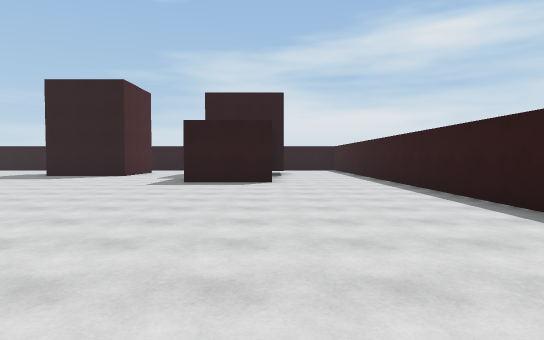
[1] (above)

24 first-person views from a walk through a Unity game level. The camera is 1.4 m above the floor, tilts 2° down and sees 75° across. The floor is counted in squares, 2 m on a side. Each view is taken from the middle of a square. On the plan, view 1 faces up. The plan holds only what a view shows up to about 11 squares ahead; the rest is blank. The place goes on beyond the plan. The player character is not drawn. Surface patterns are stand-ins for the level's own textures.

[2]
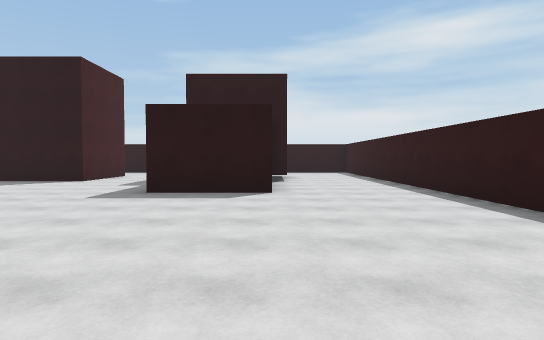

[3]
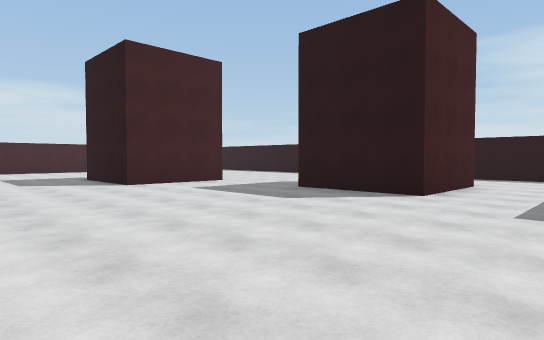

[4]
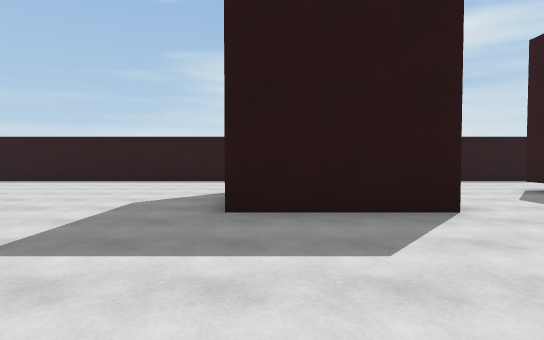

[5]
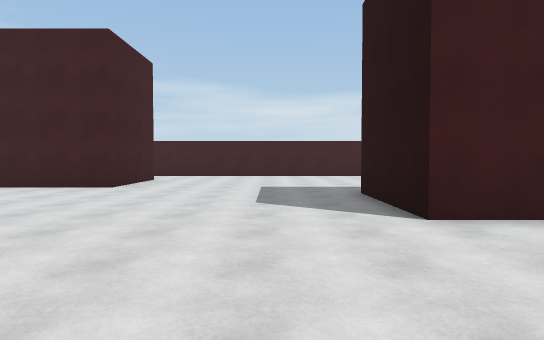

[6]
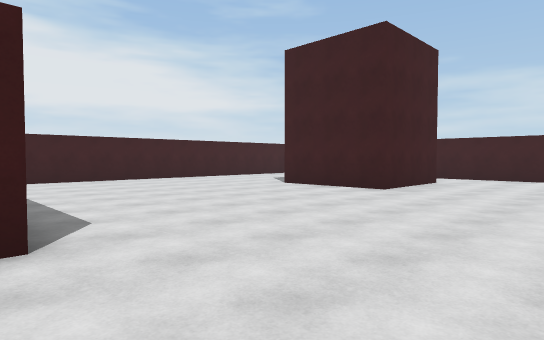

[7]
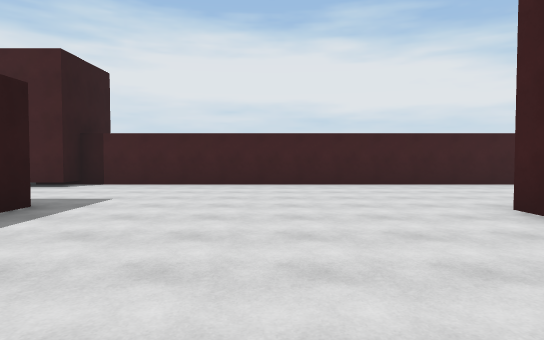

[8]
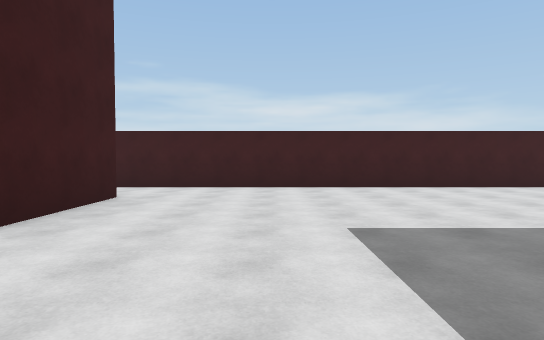

[9]
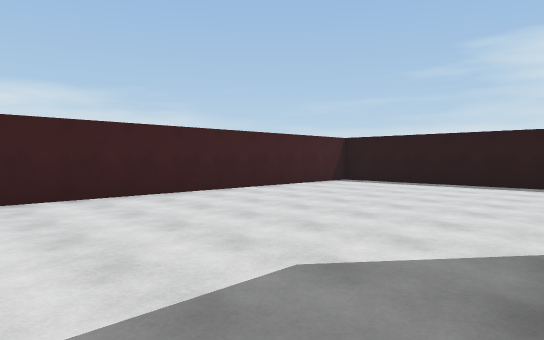

[10]
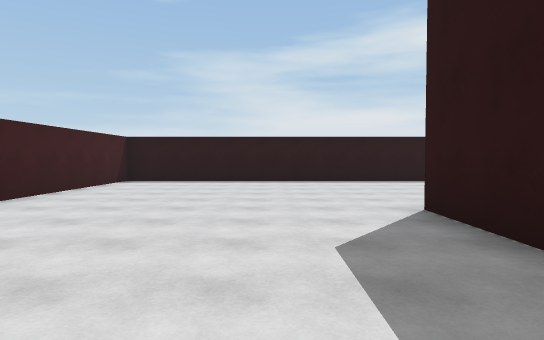

[11]
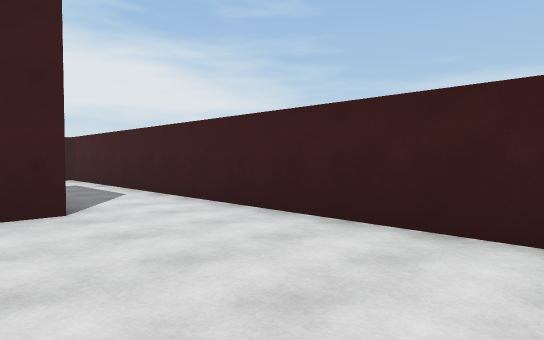

[12]
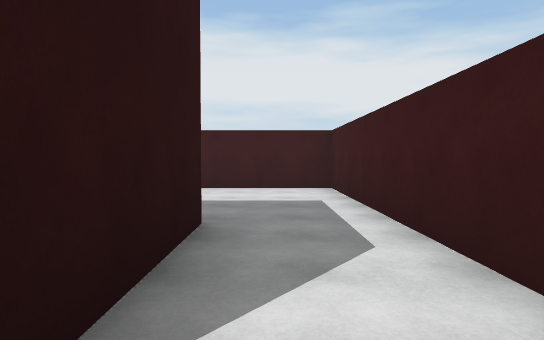

[13]
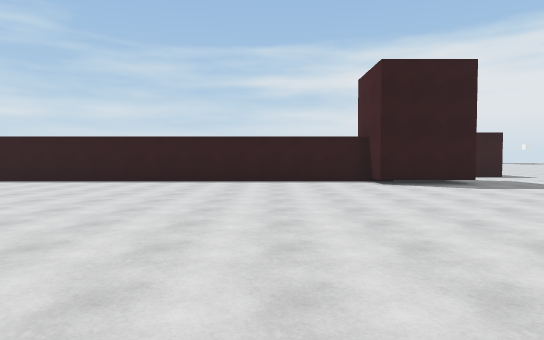

[14]
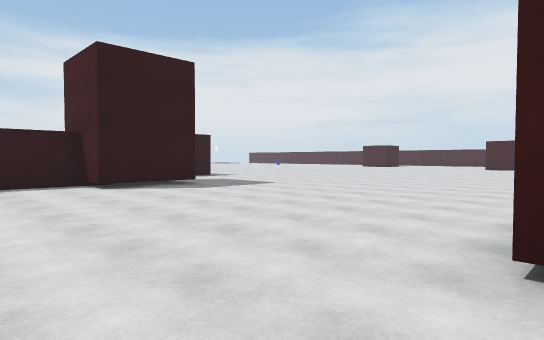

[15]
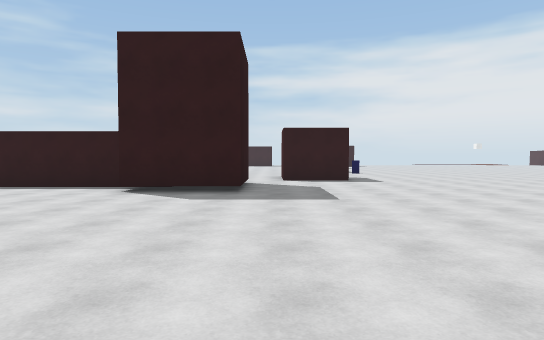

[16]
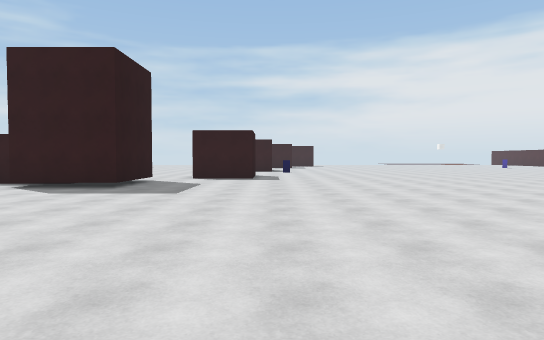

[17]
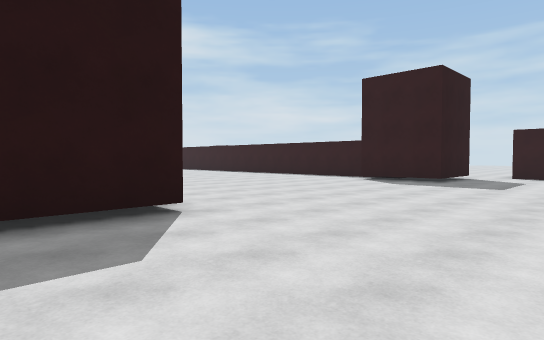

[18]
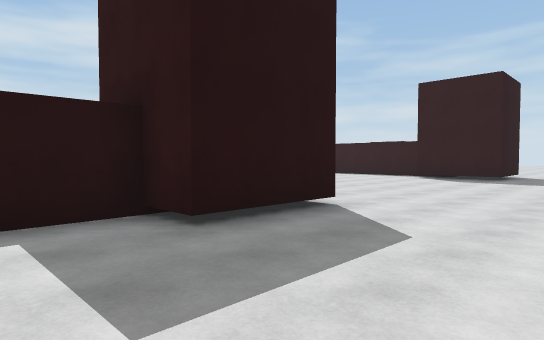

[19]
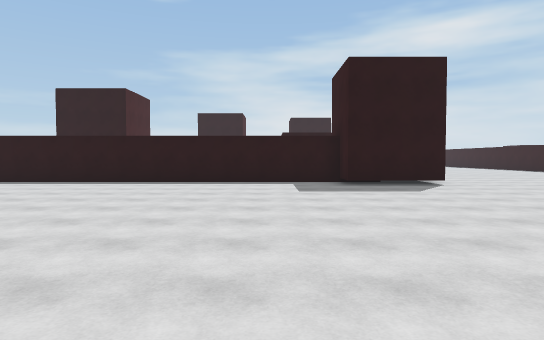

[20]
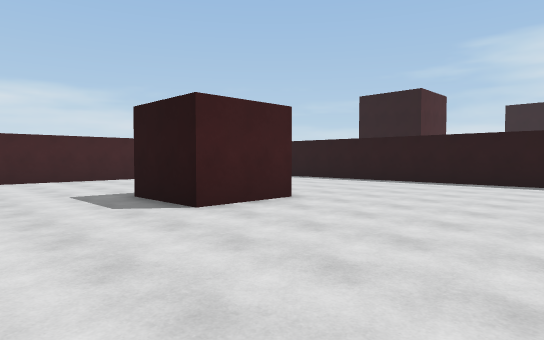

[21]
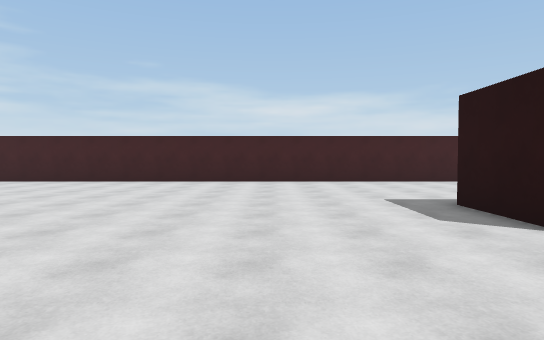

[22]
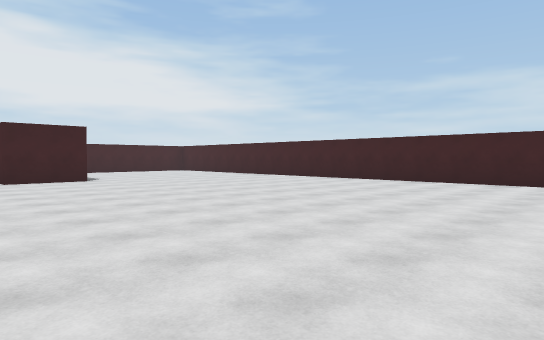

[23]
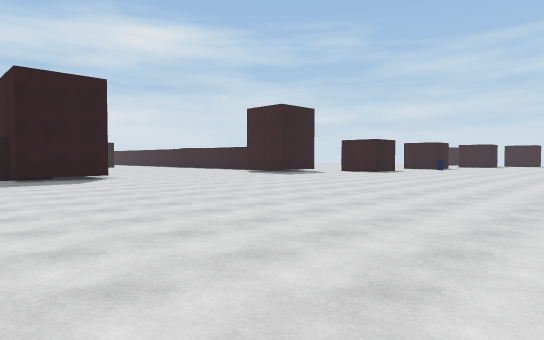

[24]
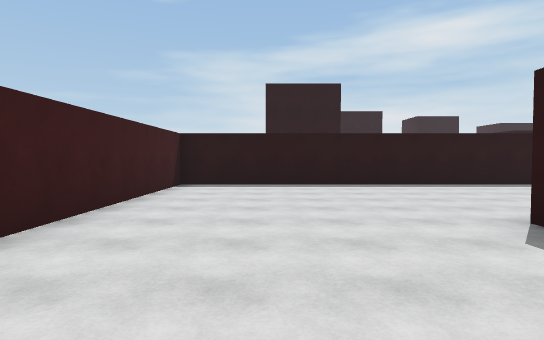

### Floor plan
Points are (right, up) in squares from view 1. A wall is a line through its corners. A room is listed if a view was taken in it or the views show most of it. See-through windows are left out.
Room 1 (views 1, 2, 3, 4, 5, 6, 7, 8, 9, 10, 11, 12, 13, 14, 15, 16, 17, 18, 19, 20, 21, 22, 23, 24)
walls: (-9.6, 1.9) (-9.6, 2.6); (-5.5, -3.9) (-8, -3.9) (-8, -2.8) (-21.4, -2.8) (-21.4, -21); (-14.2, -8.2) (-14.2, -10.2) (-16.2, -10.2); (-19.3, 2.2) (-19.3, 5.3) (-16.3, 5.3) (-16.3, 2.2); (4.5, -4.4) (2.3, -4.4) (2.3, -1.9) (3.5, -1.9) (3.5, 14); (-14.9, 11.6) (-14.9, 13.8); (0, 10) (-2.5, 10); (-11.9, 13.6) (-11.9, 10.8) (-15, 10.8); (-5.6, 16.6) (-5.6, 13.5) (-8.6, 13.5); (-2.5, 16) (-2.5, 16.6); (-9.4, 19.7) (-21.4, 19.7) (-21.4, -2.2) (-8, -2.2) (-8, -1.4) (-7.2, -1.4); (-4.6, 19.7) (-6, 19.7); (-0.2, 19.7) (-2.4, 19.7)

Where each view was taken, in squares from view 1:
view 1: 0 up, 0 right, facing up
view 2: 3 up, 0 right, facing up
view 3: 7 up, 3 left, facing up-left
view 4: 9 up, 8 left, facing up
view 5: 9 up, 8 left, facing left
view 6: 9 up, 9 left, facing down-left
view 7: 7 up, 13 left, facing down
view 8: 8 up, 13 left, facing left
view 9: 10 up, 15 left, facing up-left
view 10: 9 up, 17 left, facing up
view 11: 10 up, 18 left, facing down-left
view 12: 6 up, 20 left, facing down
view 13: 1 up, 7 left, facing right
view 14: 1 up, 6 left, facing down-right
view 15: 5 down, 5 left, facing right
view 16: 8 down, 6 left, facing right
view 17: 8 down, 8 left, facing up-right
view 18: 7 down, 10 left, facing up-right
view 19: 13 down, 10 left, facing up
view 20: 13 down, 10 left, facing up-left
view 21: 13 down, 11 left, facing left
view 22: 12 down, 11 left, facing down-left
view 23: 16 down, 10 left, facing up-right
view 24: 12 down, 19 left, facing up
